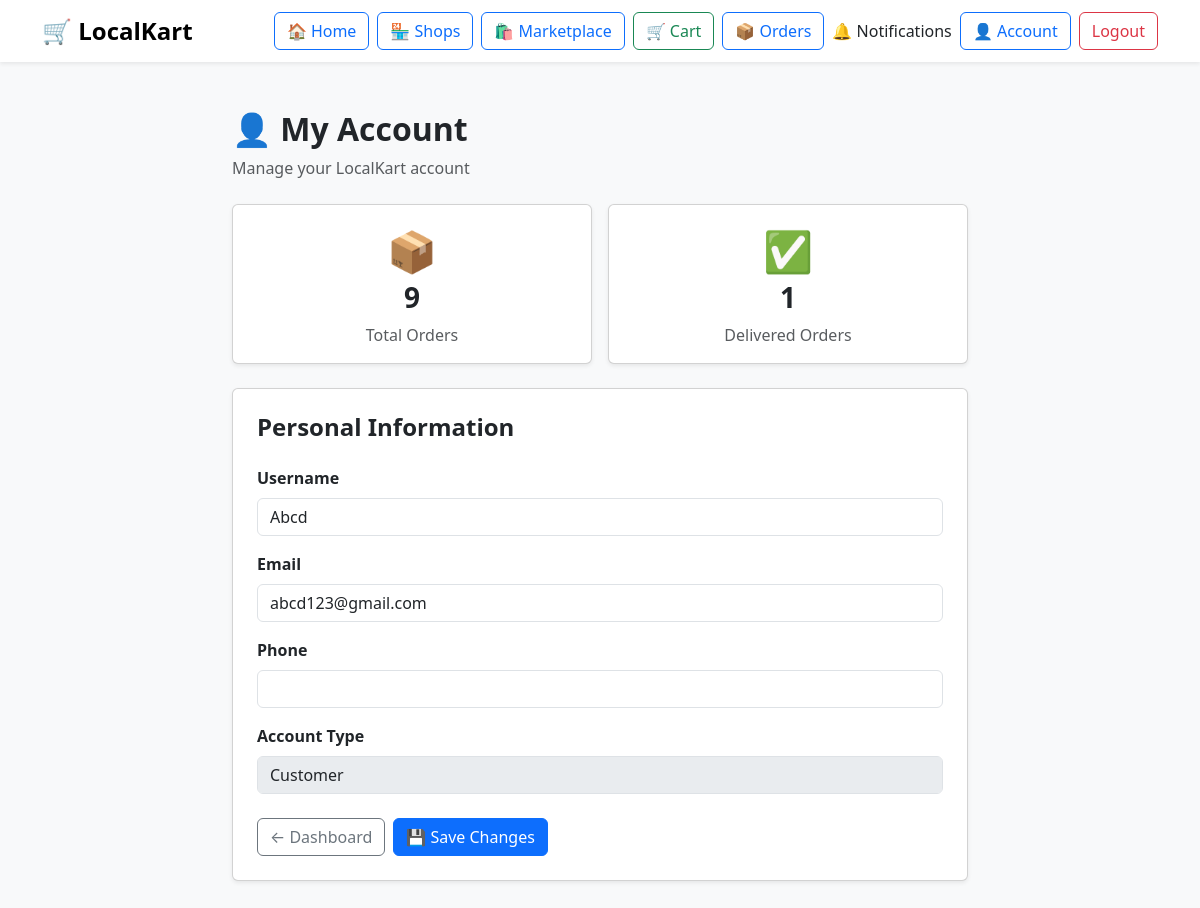
The page /accounts/profile/ (signed in) on the database its author committed.
### accounts/models.py (models this page shows, shortened)
class CustomUser(AbstractUser):
    ROLE_CHOICES = (
        ('customer', 'Customer'),
        ('shop_owner', 'Shop Owner'),
        ('admin', 'Admin'),
    )
    role = models.CharField(
        max_length=20,
        choices=ROLE_CHOICES,
        default='customer'
    )
    phone = models.CharField(
        max_length=15,
        blank=True
    )

### accounts/views.py (the view)
@login_required
def profile(request):
    orders = Order.objects.filter(
        customer=request.user
    )
    total_orders = orders.count()
    delivered_orders = orders.filter(
        status='delivered'
    ).count()
    if request.method == 'POST':
        form = ProfileForm(
            request.POST,
            instance=request.user
        )
        if form.is_valid():
            form.save()
            return redirect('profile')
    else:
        form = ProfileForm(
            instance=request.user
        )
    return render(
        request,
        'accounts/profile.html',
        {
            'form': form,
            'total_orders': total_orders,
            'delivered_orders': delivered_orders,
        }
    )

### accounts/forms.py
class ProfileForm(forms.ModelForm):
    class Meta:
        model = CustomUser
        fields = [
            'username',
            'email',
            'phone',
        ]
        widgets = {
            'username': forms.TextInput(
                attrs={
                    'class': 'form-control'
                }
            ),
            'email': forms.EmailInput(
                attrs={
                    'class': 'form-control'
                }
            ),
            'phone': forms.TextInput(
                attrs={
                    'class': 'form-control'
                }
            ),
        }

### localkart/context_processors.py (called while the page is built)
def cart_count(request):
    count = 0
    if request.user.is_authenticated and request.user.role == 'customer':
        cart = Cart.objects.filter(
            customer=request.user
        ).first()
        if cart:
            count = sum(
                item.quantity
                for item in cart.items.all()
            )
    unread_notifications = 0
    if request.user.is_authenticated and request.user.role == 'customer':
        unread_notifications = Notification.objects.filter(
            customer=request.user,
            is_read=False
        ).count()
    return {
        'cart_count': count,
        'unread_notifications': unread_notifications,
    }

### templates/accounts/profile.html (shortened to what this page needs)
<!DOCTYPE html>
<html lang="en">
<head>
    <link
        href="https://cdn.jsdelivr.net/npm/bootstrap@5.3.3/dist/css/bootstrap.min.css"
        rel="stylesheet"
    >
</head>
<body class="bg-light">
{% include 'includes/navbar.html' %}
<div class="container py-5">
    <div class="row justify-content-center">
        <div class="col-lg-8">
            <div class="mb-4">
                <h2 class="fw-bold">
                    👤 My Account
                </h2>
                <p class="text-muted">
                    Manage your LocalKart account
                </p>
            </div>
            <div class="row g-3 mb-4">
                <div class="col-md-6">
                    <div class="card shadow-sm">
                        <div class="card-body text-center">
                            <div class="fs-1">
                                📦
                            </div>
                            <h3 class="fw-bold">
                                {{ total_orders }}
                            </h3>
                            <p class="text-muted mb-0">
                                Total Orders
                            </p>
                        </div>
                    </div>
                </div>
                <div class="col-md-6">
                    <div class="card shadow-sm">
                        <div class="card-body text-center">
                            <div class="fs-1">
                                ✅
                            </div>
                            <h3 class="fw-bold">
                                {{ delivered_orders }}
                            </h3>
                            <p class="text-muted mb-0">
                                Delivered Orders
                            </p>
                        </div>
                    </div>
                </div>
            </div>
            <div class="card shadow-sm">
                <div class="card-body p-4">
                    <h4 class="fw-bold mb-4">
                        Personal Information
                    </h4>
                    <form method="POST">
                        <div class="mb-3">
                            <label class="form-label fw-bold">
                                Username
                            </label>
                            {{ form.username }}
                        </div>
                        <div class="mb-3">
                            <label class="form-label fw-bold">
                                Email
                            </label>
                            {{ form.email }}
                        </div>
                        <div class="mb-3">
                            <label class="form-label fw-bold">
                                Phone
                            </label>
                            {{ form.phone }}
                        </div>
                        <div class="mb-4">
                            <label class="form-label fw-bold">
                                Account Type
                            </label>
                            <input
                                type="text"
                                class="form-control"
                                value="{{ user.get_role_display }}"
                                disabled
                            >
                        </div>
                        <div class="d-flex gap-2">
                            <a
                                href="{% url 'customer_dashboard' %}"
                                class="btn btn-outline-secondary"
                            >
                                ← Dashboard
                            </a>
                            <button
                                type="submit"
                                class="btn btn-primary"
                            >
                                💾 Save Changes
                            </button>
                        </div>
                    </form>
                </div>
            </div>
        </div>
    </div>
</div>
</body>
</html>

### rows shown on the page
CustomUser: username "Abcd", email "abcd123@gmail.com", role "Customer"

### other values the page prints
{{ total_orders }} "9"
{{ delivered_orders }} "1"
